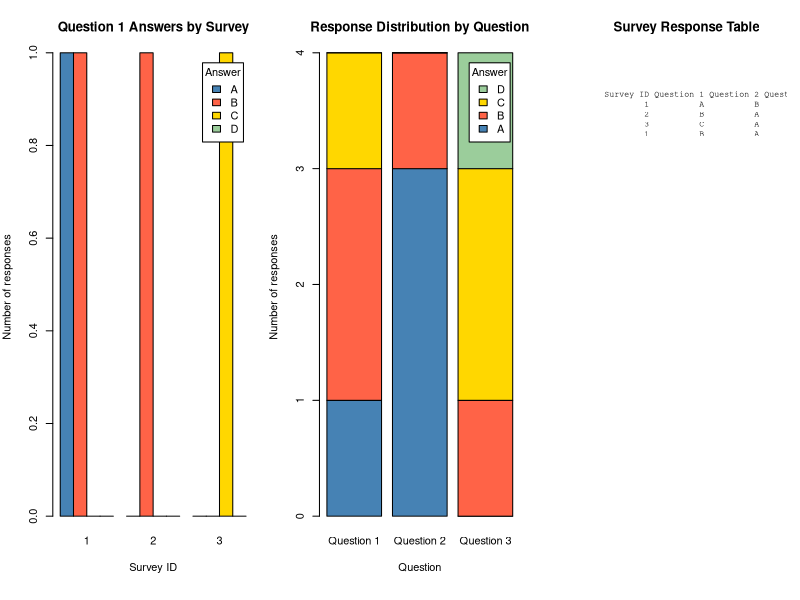

R code for this plot:
# Set 19: Survey Responses Analysis
survey <- data.frame(
  `Survey ID` = c(1, 2, 3, 1),
  `Question 1` = c("A", "B", "C", "B"),
  `Question 2` = c("B", "A", "A", "A"),
  `Question 3` = c("C", "D", "B", "C"),
  check.names = FALSE
)

answers <- c("A", "B", "C", "D")
q1_counts <- xtabs(
  ~ factor(`Question 1`, levels = answers) + factor(`Survey ID`),
  data = survey
)
response_data <- data.frame(
  Question = rep(paste("Question", 1:3), each = nrow(survey)),
  Answer = c(survey$`Question 1`, survey$`Question 2`, survey$`Question 3`)
)
response_counts <- xtabs(
  ~ factor(Answer, levels = answers) + Question,
  data = response_data
)

old <- par(mfrow = c(1, 3), mar = c(6, 4, 4, 1))
barplot(
  q1_counts, beside = TRUE, names.arg = colnames(q1_counts),
  xlab = "Survey ID", ylab = "Number of responses",
  main = "Question 1 Answers by Survey",
  col = c("steelblue", "tomato", "gold", "darkseagreen3"),
  legend.text = rownames(q1_counts), args.legend = list(title = "Answer")
)
barplot(
  response_counts, names.arg = colnames(response_counts),
  xlab = "Question", ylab = "Number of responses",
  main = "Response Distribution by Question",
  col = c("steelblue", "tomato", "gold", "darkseagreen3"),
  legend.text = rownames(response_counts), args.legend = list(title = "Answer")
)
plot.new()
title("Survey Response Table")
text(
  0.03, 0.95,
  paste(capture.output(print(survey, row.names = FALSE)), collapse = "\n"),
  adj = c(0, 1), family = "mono", cex = 0.75
)
par(old)

cat(
  "Tableau dashboard: connect to the survey data, create a grouped bar sheet ",
  "(Survey ID and Question 1 answer counts), a stacked bar sheet ",
  "(Question and Answer counts), and a response table. Combine the sheets ",
  "on a dashboard and show a Survey ID filter.\n",
  sep = ""
)
